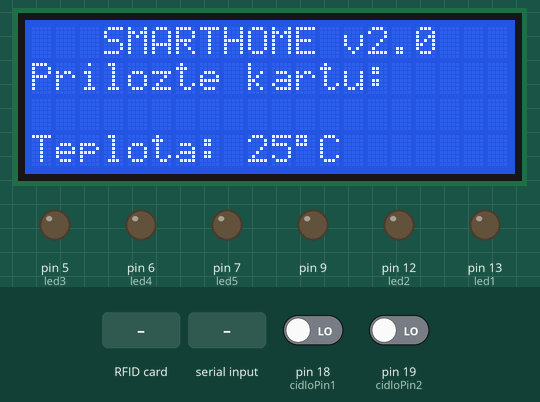
A sketch run on a simulated Arduino Mega 2560, built with avr-gcc and run on an emulated ATmega2560. On the bench: 20×4 character LCD, output pins drawn as LEDs (lit = HIGH). The test bench sets the inputs (shaded band); at power-on: pin 18 (cidloPin1) LOW, pin 19 (cidloPin2) LOW. Pins used as bus, display or sensor lines are not drawn; what the sketch prints to the serial monitor is not drawn.

Above: at 1.3 s.
1.4 s: RFID card D0 72 7E 7A held to the reader
At 2.9 s:
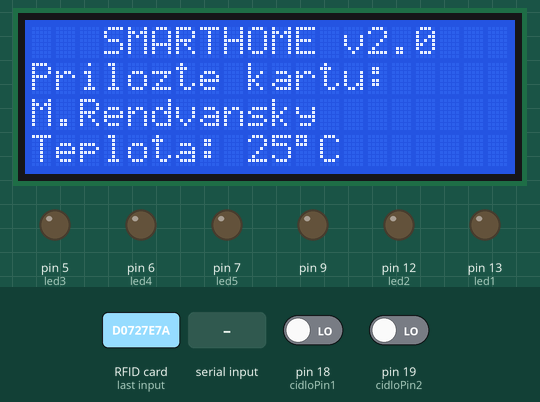
3.3 s: RFID card 5E 7A 19 C4 held to the reader
At 4.5 s:
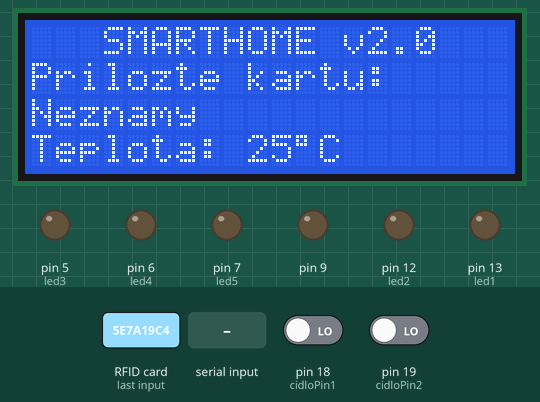
6.5 s: RFID card C4 10 3F 3D held to the reader
At 7.1 s:
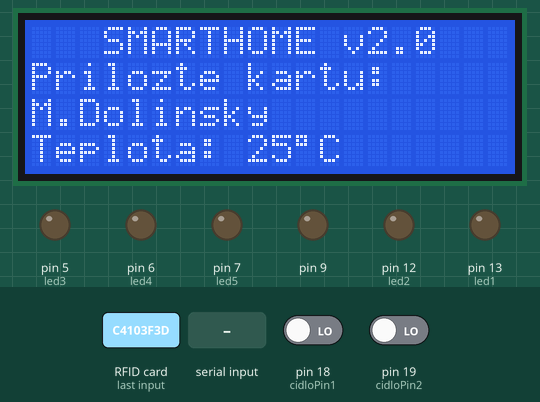
8.0 s: "D0 72 7E 7A" received over the second serial link
At 10.2 s:
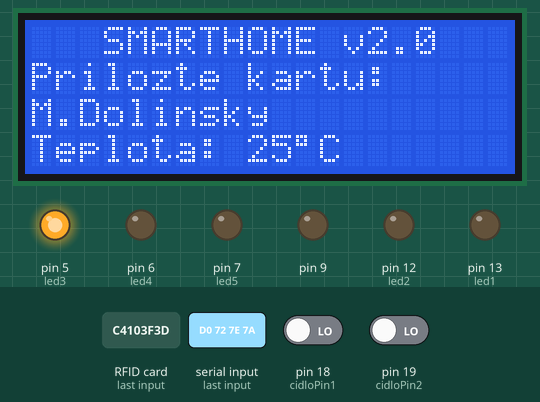
10.8 s: RFID card 5E 7A 19 C4 held to the reader
At 11.5 s:
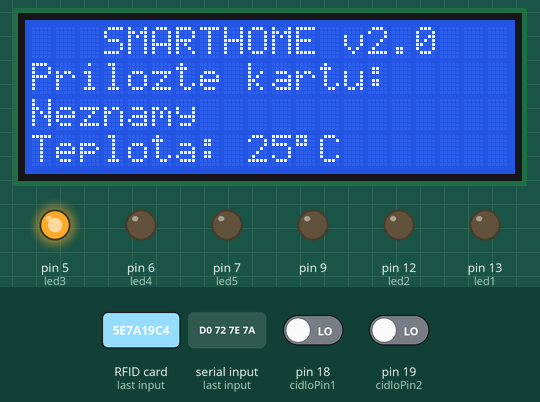
14.0 s: pin 18 (cidloPin1) driven HIGH
At 14.9 s:
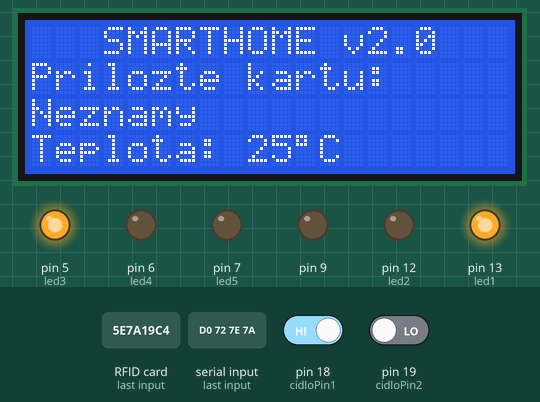
Timing chart, 0 to 45.2 s (numbered marks = the images above; inputs shaded):
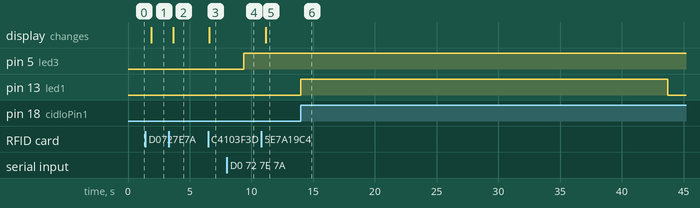

The sketch:

SmartHome_v_2.0.ino
```cpp
//****   Pin 10 --> Bluetooth TX **
//****   Pin 11 --> Bluetooth RX **


#include <SoftwareSerial.h> // Bluetooth knižnica
#include <LiquidCrystal_I2C.h> // LCD display knižnica
#include<Wire.h> // LCD Display knižnica
#include <SPI.h> //RFID čítačka knižnica
#include "MFRC522.h" // RFID čítačka knižnica

SoftwareSerial mySerial(10, 11); // RX, TX

#define SS_PIN 53
#define RST_PIN 5

MFRC522 mfrc522(SS, UINT8_MAX);   // vytvorenie MFRC522
LiquidCrystal_I2C lcd(0x27, 2, 1, 0, 4, 5, 6, 7, 3, POSITIVE);//LCD Objekty  Parametre: (rs, enable, d4, d5, d6, d7)

// ........ TEMPERATURE FLAG .............


int temperature = 25;


// nastavenie čísla vstupných pinov v premenných
int led1 = 13;
int led2 = 12;
int led3 = 5;
int led4 = 6;
int led5 = 7;
const int cidloPin1 = 18;
const int cidloPin2 = 19;
int led1_cnt = 0;
int led2_cnt = 0;
int data;

void setup() {

  // ........... LCD ....................
  mySerial.begin(9600);
  Serial.begin(9600);
  SPI.begin();
  mfrc522.PCD_Init();

  lcd.begin(20, 4); // šírka a výška displaya }
  lcd.setCursor(3,0);
  lcd.print("SMARTHOME v2.0");
  lcd.setCursor(0,1);
  lcd.print("Prilozte kartu: ");
  lcd.setCursor(0,3);
  lcd.print("Teplota: " + String(temperature) + (char)223 + "C");
  // ........ END of LCD ...............

  // ............ HC ...................
  pinMode(cidloPin1, INPUT);
  pinMode(cidloPin2, INPUT);
  attachInterrupt(digitalPinToInterrupt(cidloPin1), detekcia1, RISING);
  attachInterrupt(digitalPinToInterrupt(cidloPin2), detekcia2, RISING);
  pinMode(led1, OUTPUT);
  pinMode(led2, OUTPUT);
  pinMode(led3, OUTPUT);
  pinMode(led4, OUTPUT);
  pinMode(led5, OUTPUT);
  pinMode(9, OUTPUT);
  // ......... END of HC...............
}

void detekcia1() {
  digitalWrite(led1, HIGH);
}
void detekcia2() {
  digitalWrite(led2, HIGH);
}


void loop() {


  if (digitalRead(led1) == HIGH && ++led1_cnt > 50) {
    digitalWrite(led1, LOW);
    led1_cnt = 0;
  }
  if (digitalRead(led2) == HIGH && ++led2_cnt > 50) {
    digitalWrite(led2, LOW);
    led2_cnt = 0;
  }

  delay(500);

  // Hľadať ďalšie karty
  if ( ! mfrc522.PICC_IsNewCardPresent()){

  }
  // výber jednej z kariet
  if ( ! mfrc522.PICC_ReadCardSerial()){

  }

 // Serial.print("UID tag :");
  String content = "";
  byte letter;
  for (byte i = 0; i < mfrc522.uid.size; i++) {
 //   Serial.print(mfrc522.uid.uidByte[i] < 0x10 ? " 0" : " ");
 //   Serial.print(mfrc522.uid.uidByte[i], HEX);
    content.concat(String(mfrc522.uid.uidByte[i] < 0x10 ? " 0" : " "));
    content.concat(String(mfrc522.uid.uidByte[i], HEX));
  }

  // .............. GET USER ...............
  content.toUpperCase();
  if (content.substring(1) == "D0 72 7E 7A") {
    lcd.clear();
    lcd.setCursor(3,0);
    lcd.print("SMARTHOME v2.0");
    lcd.setCursor(0,1);
    lcd.print("Prilozte kartu: ");
    lcd.setCursor(0, 2);
    lcd.setCursor(0,3);
    lcd.print("Teplota: " + String(temperature) + (char)223 + "C");
    lcd.setCursor(0,2);
    lcd.print("M.Rendvansky");
    mySerial.println("M. Rendvansky#");
  }

  else if (content.substring(1) == "C4 10 3F 3D") {
    lcd.clear();
    lcd.setCursor(3,0);
    lcd.print("SMARTHOME v2.0");
    lcd.setCursor(0,1);
    lcd.print("Prilozte kartu: ");
    lcd.setCursor(0,3);
    lcd.print("Teplota: " + String(temperature) + (char)223 + "C");
    lcd.setCursor(0,2); // Sets the loc
    lcd.print("M.Dolinsky");
    mySerial.println("M. Dolinsky#");

  }
    else if (content.substring(1).length() > 0) {
    lcd.clear();
    lcd.setCursor(3,0);
    lcd.print("SMARTHOME v2.0");
    lcd.setCursor(0,1);
    lcd.print("Prilozte kartu: ");
    lcd.setCursor(0,3);
    lcd.print("Teplota: " + String(temperature) + (char)223 + "C");
    lcd.setCursor(0,2); // Sets the loc
    lcd.print("Neznamy");
        mySerial.println("Neznamy#");

  }
  else   {
    lcd.clear();
    lcd.setCursor(3,0);
    lcd.print("SMARTHOME v2.0");
    lcd.setCursor(0,1);
    lcd.print("Prilozte kartu: ");
    lcd.setCursor(0,3);
    lcd.print("Teplota: " + String(temperature) + (char)223 + "C");
    lcd.setCursor(0,2);
    lcd.print("");

  }
  // ........... END of GET USER ...........

  //............ Bluetooth .................
  if(mySerial.available() > 0)
  {
    data = mySerial.readString().toInt();
    Serial.println(data);

      if(data == 0)
      {
         digitalWrite(led3, HIGH);
         }

      if(data == 1)
      {
         digitalWrite(led3, LOW);
         }

      if(data == 2)
      {
         digitalWrite(led4, HIGH);
         }

      if(data == 3)
      {
         digitalWrite(led4, LOW);
         }

      if(data == 4)
      {
         digitalWrite(led5, HIGH);
         }

      if(data == 5)
      {
         digitalWrite(led5, LOW);
         }

      if(data == 6)
      {
         temperature++;

         lcd.setCursor(0,3);
         lcd.print("Teplota: " + String(temperature) + (char)223 + "C");
         }

      if(data == 7)
      {
          temperature--;
          lcd.setCursor(0,3);
          lcd.print("Teplota: " + String(temperature) + (char)223 + "C");
         }

      if(data == 8)
      {
         temperature = temperature + 5;

         lcd.setCursor(0,3);
         lcd.print("Teplota: " + String(temperature) + (char)223 + "C");
         }

      if(data == 9)
      {
         temperature = temperature - 5;

         lcd.setCursor(0,3);
         lcd.print("Teplota: " + String(temperature) + (char)223 + "C");
         }
  }

  //............ END of BLUETOOTH ...........

}
```

Measured:
- after the input at 1.4 s, the display: changes after 0.48 s (image 1)
- after the input at 3.3 s, the display: changes after 0.36 s (image 2)
- after the input at 6.5 s, the display: changes after 0.10 s (image 3)
- after the input at 8.0 s, pin 5 (led3): LOW → HIGH after 1.4 s
- after the input at 10.8 s, the display: changes after 0.36 s (image 5)
- after the input at 14.0 s, pin 13 (led1): LOW → HIGH at once, → LOW 29.7 s later
